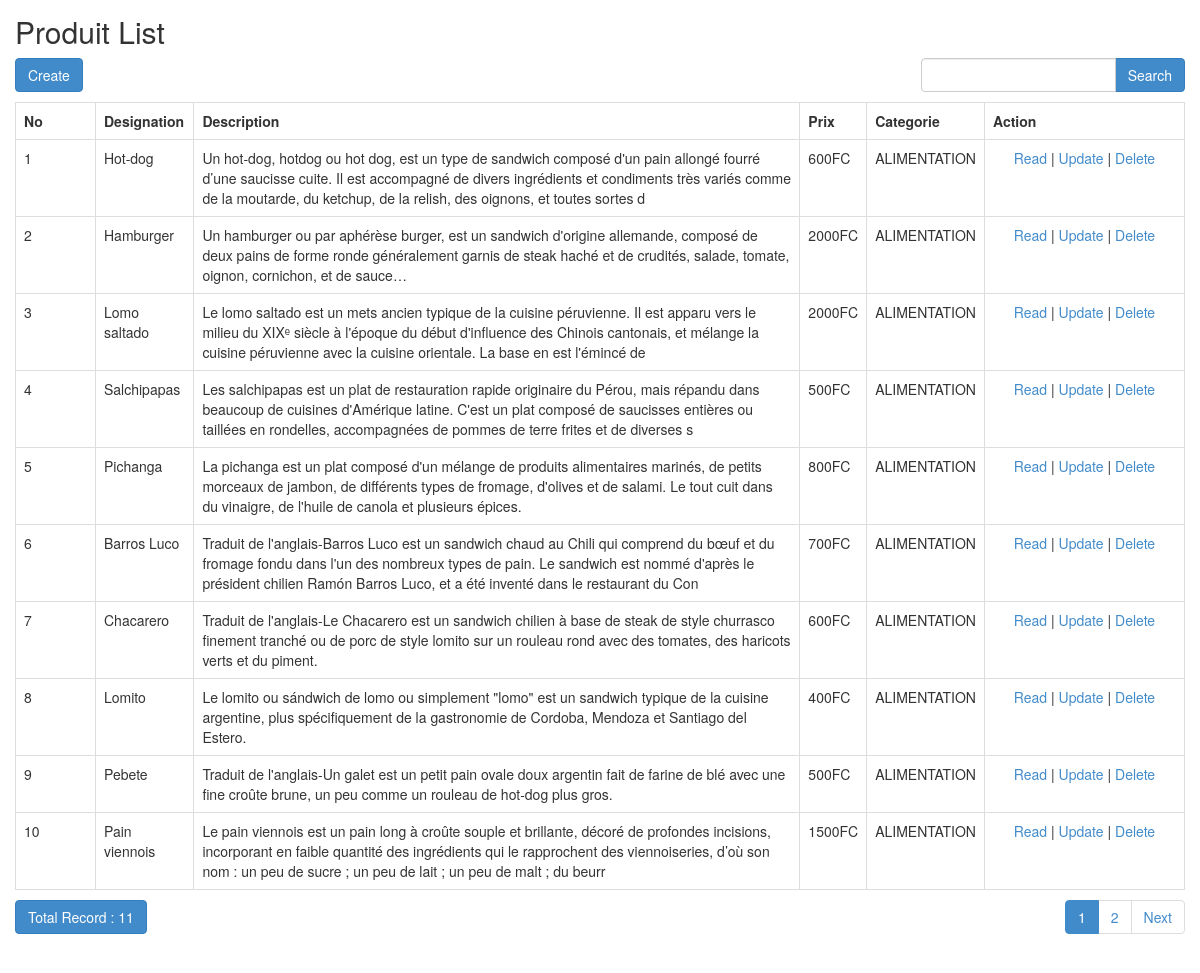
The page / on the database its author committed.
### tables this page shows
CREATE TABLE IF NOT EXISTS `produit` (
  `id` int(11) NOT NULL AUTO_INCREMENT,
  `designation` varchar(255) NOT NULL,
  `description` varchar(255) DEFAULT NULL,
  `prix` varchar(255) NOT NULL,
  `categorie` enum('ALIMENTATION','HABILLEMENT','BIJOUTERIE','QUINCAILLERIE','PHARMACIE') NOT NULL,
  PRIMARY KEY (`id`),
  UNIQUE KEY `id_UNIQUE` (`id`)
);

### application/controllers/Produit.php (called while the page is built, shortened)
<?php
class Produit extends CI_Controller
{
    function __construct()
    {
        $this->load->model('Produit_model');
        $this->load->library('form_validation');
    }
    public function index()
    {
        $q = urldecode($this->input->get('q', TRUE));
        $start = intval($this->input->get('start'));
        if ($q <> '') {
            $config['base_url'] = base_url() . 'produit/index.html?q=' . urlencode($q);
            $config['first_url'] = base_url() . 'produit/index.html?q=' . urlencode($q);
        } else {
            $config['base_url'] = base_url() . 'produit/index.html';
            $config['first_url'] = base_url() . 'produit/index.html';
        }
        $config['per_page'] = 10;
        $config['page_query_string'] = TRUE;
        $config['total_rows'] = $this->Produit_model->total_rows($q);
        $produit = $this->Produit_model->get_limit_data($config['per_page'], $start, $q);
        $this->load->library('pagination');
        $this->pagination->initialize($config);
        $data = array(
            'produit_data' => $produit,
            'q' => $q,
            'pagination' => $this->pagination->create_links(),
            'total_rows' => $config['total_rows'],
            'start' => $start,
        );
        $this->load->view('produit/produit_list', $data);
    }
}

### index.php (called while the page is built, shortened)
<?php
require_once BASEPATH.'core/CodeIgniter.php';

### application/config/config.php (called while the page is built, shortened)
<?php
$config['base_url'] = 'https://localhost/fts/';
$config['index_page'] = '';
$config['uri_protocol']	= 'REQUEST_URI';
$config['url_suffix'] = '';
$config['language']	= 'english';
$config['charset'] = 'UTF-8';
$config['enable_hooks'] = FALSE;
$config['subclass_prefix'] = 'MY_';
$config['composer_autoload'] = FALSE;
$config['permitted_uri_chars'] = 'a-z 0-9~%.:_\-';
$config['enable_query_strings'] = FALSE;
$config['controller_trigger'] = 'c';
$config['function_trigger'] = 'm';
$config['directory_trigger'] = 'd';
$config['allow_get_array'] = TRUE;
$config['log_threshold'] = 0;
$config['log_path'] = '';
$config['log_file_extension'] = '';
$config['log_file_permissions'] = 0644;
$config['log_date_format'] = 'Y-m-d H:i:s';
$config['error_views_path'] = '';
$config['cache_path'] = '';
$config['cache_query_string'] = FALSE;
$config['encryption_key'] = '';
$config['sess_driver'] = 'files';
$config['sess_cookie_name'] = 'ci_session';
$config['sess_expiration'] = 7200;
$config['sess_save_path'] = NULL;
$config['sess_match_ip'] = FALSE;
$config['sess_time_to_update'] = 300;
$config['sess_regenerate_destroy'] = FALSE;
$config['cookie_prefix']	= '';
$config['cookie_domain']	= '';
$config['cookie_path']		= '/';
$config['cookie_secure']	= FALSE;
$config['cookie_httponly'] 	= FALSE;
$config['standardize_newlines'] = FALSE;
$config['global_xss_filtering'] = FALSE;
$config['csrf_protection'] = FALSE;
$config['csrf_token_name'] = 'csrf_test_name';
$config['csrf_cookie_name'] = 'csrf_cookie_name';
$config['csrf_expire'] = 7200;
$config['csrf_regenerate'] = TRUE;
$config['csrf_exclude_uris'] = array();
$config['compress_output'] = FALSE;
$config['time_reference'] = 'local';
$config['rewrite_short_tags'] = FALSE;
$config['proxy_ips'] = '';

### application/models/Produit_model.php (called while the page is built, shortened)
<?php
class Produit_model extends CI_Model
{
    public $table = 'produit';
    public $id = 'id';
    public $order = 'DESC';
    function total_rows($q = NULL) {
        $this->db->like('id', $q);
	$this->db->or_like('designation', $q);
	$this->db->or_like('description', $q);
	$this->db->or_like('prix', $q);
	$this->db->or_like('categorie', $q);
	$this->db->from($this->table);
        return $this->db->count_all_results();
    }
    function get_limit_data($limit, $start = 0, $q = NULL) {
        $this->db->order_by($this->id, $this->order);
        $this->db->like('id', $q);
	$this->db->or_like('designation', $q);
	$this->db->or_like('description', $q);
	$this->db->or_like('prix', $q);
	$this->db->or_like('categorie', $q);
	$this->db->limit($limit, $start);
        return $this->db->get($this->table)->result();
    }
}

### application/views/produit/produit_list.php (the view, shortened to what this page needs)
<!doctype html>
<html>
    <head>
        <link rel="stylesheet" href="<?php echo base_url('assets/bootstrap/css/bootstrap.min.css') ?>"/>
    </head>
    <body>
        <h2 style="margin-top:0px">Produit List</h2>
        <div class="row" style="margin-bottom: 10px">
            <div class="col-md-4">
                <?php echo anchor(site_url('produit/create'),'Create', 'class="btn btn-primary"'); ?>
            </div>
            <div class="col-md-4 text-center">
            </div>
            <div class="col-md-1 text-right">
            </div>
            <div class="col-md-3 text-right">
                <form action="<?php echo site_url('produit/index'); ?>" class="form-inline" method="get">
                    <div class="input-group">
                        <input type="text" class="form-control" name="q" value="<?php echo $q; ?>">
                        <span class="input-group-btn">
                          <button class="btn btn-primary" type="submit">Search</button>
                        </span>
                    </div>
                </form>
            </div>
        </div>
        <table class="table table-bordered" style="margin-bottom: 10px">
            <tr>
                <th>No</th>
		<th>Designation</th>
		<th>Description</th>
		<th>Prix</th>
		<th>Categorie</th>
		<th>Action</th>
            </tr><?php
            foreach ($produit_data as $produit)
            {
                ?>
                <tr>
			<td width="80px"><?php echo ++$start ?></td>
			<td><?php echo $produit->designation ?></td>
			<td><?php echo $produit->description ?></td>
			<td><?php echo $produit->prix ?></td>
			<td><?php echo $produit->categorie ?></td>
			<td style="text-align:center" width="200px">
				<?php
				echo anchor(site_url('produit/read/'.$produit->id),'Read');
				echo ' | ';
				echo anchor(site_url('produit/update/'.$produit->id),'Update');
				echo ' | ';
				echo anchor(site_url('produit/delete/'.$produit->id),'Delete','onclick="javasciprt: return confirm(\'Are You Sure ?\')"');
				?>
			</td>
		</tr>
                <?php
            }
            ?>
        </table>
        <div class="row">
            <div class="col-md-6">
                <a href="#" class="btn btn-primary">Total Record : <?php echo $total_rows ?></a>
	    </div>
            <div class="col-md-6 text-right">
                <?php echo $pagination ?>
            </div>
        </div>
    </body>
</html>

### application/config/pagination.php (shortened to what this page needs)
<?php  if ( ! defined('BASEPATH')) exit('No direct script access allowed');
$config['full_tag_open'] = '<nav><ul class="pagination" style="margin-top:0px">';
$config['full_tag_close'] = '</ul></nav>';
$config['next_tag_open'] = '<li>';
$config['next_tag_close'] = '</li>';
$config['cur_tag_open'] = '<li class="active"><a>';
$config['cur_tag_close'] = '</a></li>';
$config['num_tag_open'] = '<li>';
$config['num_tag_close'] = '</li>';

### application/views/produit/produit_list.php (style rules this page uses)
body { padding: 15px; }

### rows shown on the page
produit: designation "Hot-dog", description "Un hot-dog, hotdog ou hot dog, est un type de sandwich composé d'un pain allongé fourré d’une saucisse cuite. Il est accompagné de divers ingrédients et condiments très variés comme de la moutarde, du ketchup, de la relish, des oignons, et toutes sortes d", prix "600FC", categorie "ALIMENTATION", id "Read", id "Update", id "Delete"
produit: designation "Hamburger", description "Un hamburger ou par aphérèse burger, est un sandwich d'origine allemande, composé de deux pains de forme ronde généralement garnis de steak haché et de crudités, salade, tomate, oignon, cornichon, et de sauce…", prix "2000FC", categorie "ALIMENTATION", id "Read", id "Update", id "Delete"
produit: designation "Lomo saltado", description "Le lomo saltado est un mets ancien typique de la cuisine péruvienne. Il est apparu vers le milieu du XIXᵉ siècle à l'époque du début d'influence des Chinois cantonais, et mélange la cuisine péruvienne avec la cuisine orientale. La base en est l'émincé de", prix "2000FC", categorie "ALIMENTATION", id "Read", id "Update", id "Delete"
produit: designation "Salchipapas", description "Les salchipapas est un plat de restauration rapide originaire du Pérou, mais répandu dans beaucoup de cuisines d'Amérique latine. C'est un plat composé de saucisses entières ou taillées en rondelles, accompagnées de pommes de terre frites et de diverses s", prix "500FC", categorie "ALIMENTATION", id "Read", id "Update", id "Delete"
produit: designation "Pichanga", description "La pichanga est un plat composé d'un mélange de produits alimentaires marinés, de petits morceaux de jambon, de différents types de fromage, d'olives et de salami. Le tout cuit dans du vinaigre, de l'huile de canola et plusieurs épices.", prix "800FC", categorie "ALIMENTATION", id "Read", id "Update", id "Delete"
produit: designation "Barros Luco", description "Traduit de l'anglais-Barros Luco est un sandwich chaud au Chili qui comprend du bœuf et du fromage fondu dans l'un des nombreux types de pain. Le sandwich est nommé d'après le président chilien Ramón Barros Luco, et a été inventé dans le restaurant du Con", prix "700FC", categorie "ALIMENTATION", id "Read", id "Update", id "Delete"
produit: designation "Chacarero", description "Traduit de l'anglais-Le Chacarero est un sandwich chilien à base de steak de style churrasco finement tranché ou de porc de style lomito sur un rouleau rond avec des tomates, des haricots verts et du piment.", prix "600FC", categorie "ALIMENTATION", id "Read", id "Update", id "Delete"
produit: designation "Lomito", description "Le lomito ou sándwich de lomo ou simplement \"lomo\" est un sandwich typique de la cuisine argentine, plus spécifiquement de la gastronomie de Cordoba, Mendoza et Santiago del Estero.", prix "400FC", categorie "ALIMENTATION", id "Read", id "Update", id "Delete"
produit: designation "Pebete", description "Traduit de l'anglais-Un galet est un petit pain ovale doux argentin fait de farine de blé avec une fine croûte brune, un peu comme un rouleau de hot-dog plus gros.", prix "500FC", categorie "ALIMENTATION", id "Read", id "Update", id "Delete"
produit: designation "Pain viennois", description "Le pain viennois est un pain long à croûte souple et brillante, décoré de profondes incisions, incorporant en faible quantité des ingrédients qui le rapprochent des viennoiseries, d’où son nom : un peu de sucre ; un peu de lait ; un peu de malt ; du beurr", prix "1500FC", categorie "ALIMENTATION", id "Read", id "Update", id "Delete"

### other values the page prints
anchor(site_url('produit/create'),'Create', 'class="btn btn-primary"') "Create"
$total_rows "11"
$pagination "1 2 Next"
